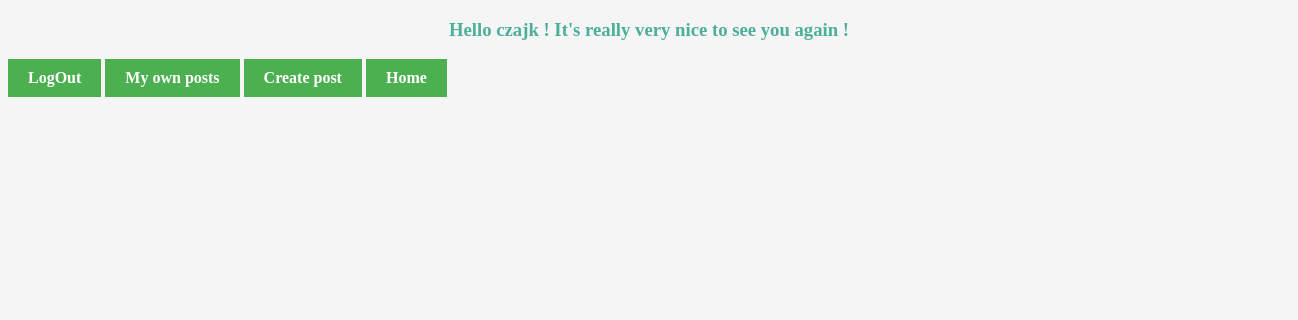
Before: /posts/ (signed in) with the older database file.
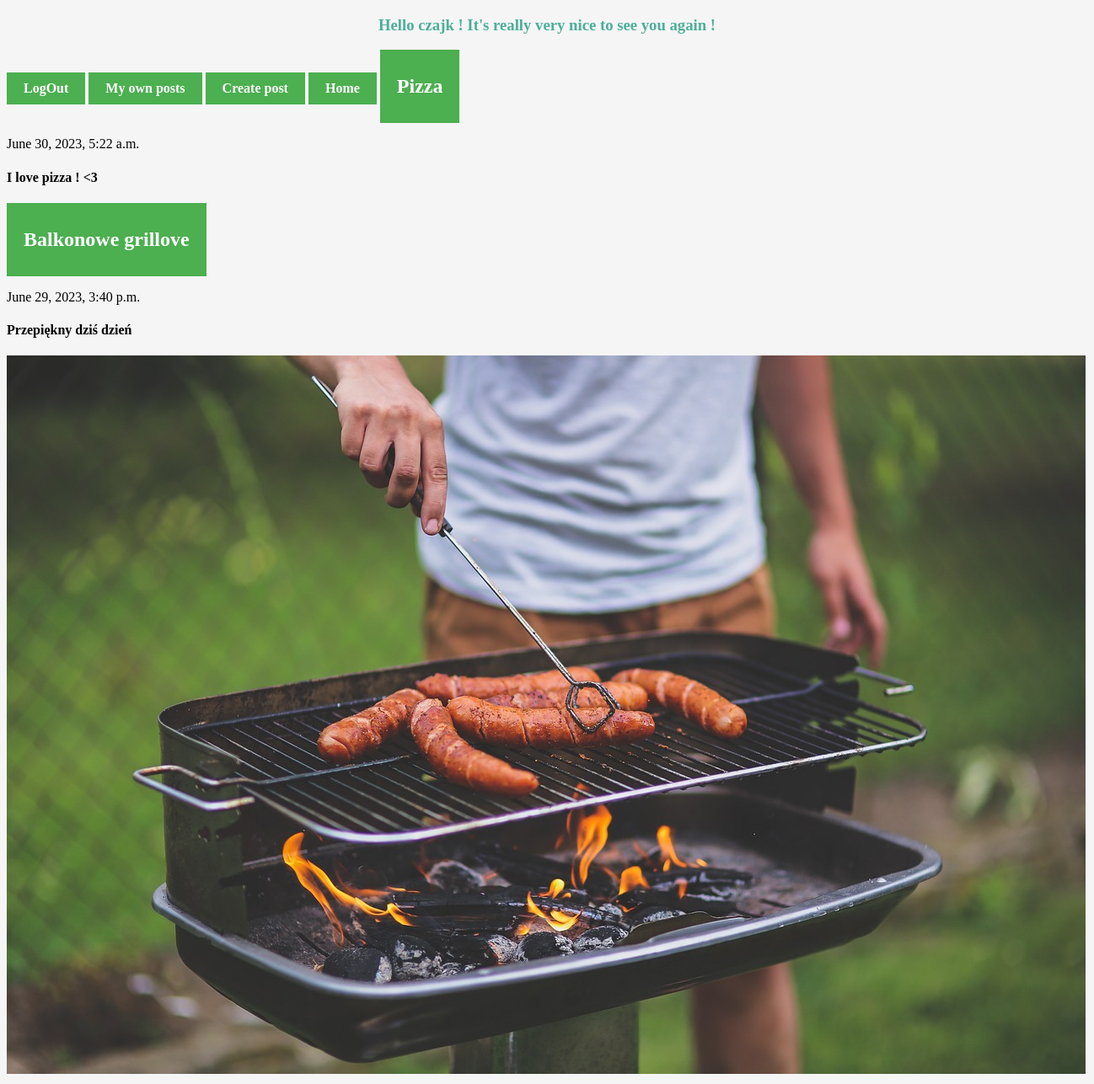
After: the same page with the newer database file.
### Registration/models.py (models this page shows, shortened)
class Posts(models.Model):
    title = models.CharField(max_length=200)
    dec = models.TextField(blank=True)
    createDate = models.DateTimeField(auto_now_add=True) # automatically filled by Django during creation
    published = models.BooleanField()
    image = models.ImageField(upload_to='images/',blank=True)
    user = models.ForeignKey(User, on_delete=models.CASCADE) # Creating many to many relationship with User model

### Registration/views.py (the view)
# urls.py: path('posts/', views.posts, name='posts'),
def posts(request):
    usersPosts = Posts.objects.filter(user=request.user).order_by('-createDate')
    return render(request, 'posts.html', {'posts':usersPosts})

### Registration/TEMPLATES/posts.html
{% extends 'base.html' %}
{% block content %}
{% for post in posts %}
    <a href="{% url 'detail' post.id %}"><h2>{{post.title}}</h2></a>
    <p>{{post.createDate}}</p>
    <h4>{{post.dec}}</h4>
    {% if post.image %}
        <img src="{{post.image.url}}" alt="photo">
    {% endif %}
{% endfor %}
{% endblock content %}

Changed rows visible on the page:
added Posts: title "Pizza", createDate "June 30, 2023, 5:22 a.m.", dec "I love pizza ! <3"
added Posts: title "Balkonowe grillove", createDate "June 29, 2023, 3:40 p.m.", dec "Przepiękny dziś dzień", image (picture)
